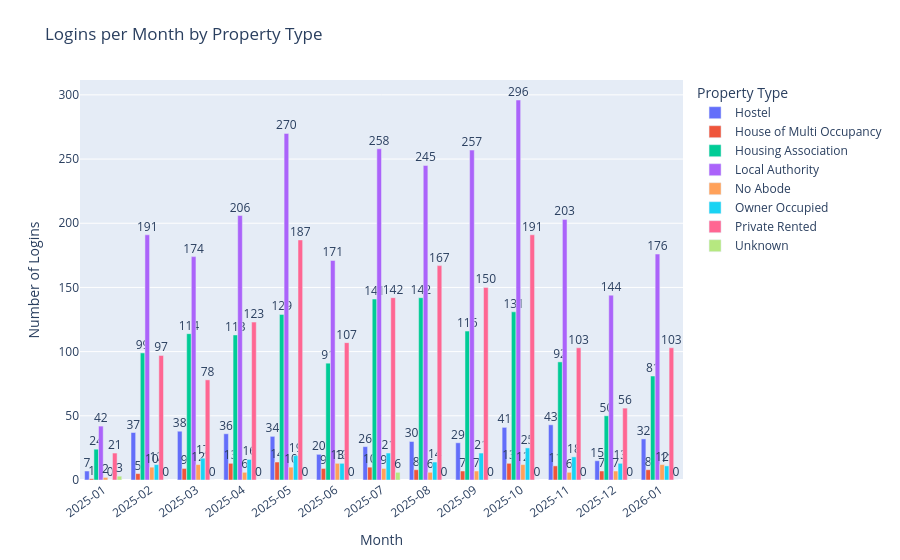

Notebook code cell kept with this figure:
### Code cell
import pandas as pd
import plotly.express as px

def parse_mixed_timestamp(series: pd.Series) -> pd.Series:
    s = series.astype(str).str.strip()
    dt = pd.to_datetime(s, format="%Y-%m-%d %H:%M:%S", errors="coerce")
    dt = dt.fillna(pd.to_datetime(s, format="%m/%d/%Y %H:%M:%S", errors="coerce"))
    return dt

# -----------------------
# CONFIG
# -----------------------
ID_COL = "Username"
LOGIN_TS_COL = "Timestamp"
PROPERTY_COL = "Property Type"   # <- make sure this matches registration_df.columns

# -----------------------
# 1) Prepare + parse logins
# -----------------------
log = login_df.copy()
log["Timestamp_Parsed"] = parse_mixed_timestamp(log[LOGIN_TS_COL])
log = log.dropna(subset=["Timestamp_Parsed"])

log["Month"] = log["Timestamp_Parsed"].dt.to_period("M").astype(str)

# -----------------------
# 2) Join Property Type from registration onto logins
# -----------------------
reg = registration_df.copy()

reg_lookup = (
    reg[[ID_COL, PROPERTY_COL]]
    .dropna(subset=[ID_COL])
    .drop_duplicates(subset=[ID_COL], keep="last")
)

log = log.merge(reg_lookup, on=ID_COL, how="left")
log[PROPERTY_COL] = log[PROPERTY_COL].fillna("Unknown")

# -----------------------
# 3) Count logins per month by property type
# -----------------------
counts = (
    log.groupby(["Month", PROPERTY_COL])
       .size()
       .reset_index(name="Login Count")
)

# sort months chronologically + show all months
counts["Month_dt"] = pd.to_datetime(counts["Month"] + "-01")
counts = counts.sort_values("Month_dt").drop(columns=["Month_dt"])

month_order = counts["Month"].drop_duplicates().tolist()
property_order = sorted(log[PROPERTY_COL].dropna().unique().tolist())

# optional: include 0s for missing month/property combos
full_index = pd.MultiIndex.from_product([month_order, property_order], names=["Month", PROPERTY_COL])
counts = (
    counts.set_index(["Month", PROPERTY_COL])
          .reindex(full_index, fill_value=0)
          .reset_index()
)

# -----------------------
# 4) Plot
# -----------------------
fig = px.bar(
    counts,
    x="Month",
    y="Login Count",
    color=PROPERTY_COL,
    barmode="group",
    text="Login Count",
    title="Logins per Month by Property Type",
    labels={"Month": "Month", "Login Count": "Number of Logins", PROPERTY_COL: "Property Type"},
    category_orders={"Month": month_order, PROPERTY_COL: property_order},
)

fig.update_traces(textposition="outside", texttemplate="%{text}", cliponaxis=False)

fig.update_layout(
    xaxis=dict(
        type="category",
        tickmode="array",
        tickvals=month_order,
        ticktext=month_order,
        tickangle=-35,
    ),
    uniformtext_minsize=10,
    uniformtext_mode="show",
    margin=dict(t=80),
)

fig.show()

### Figure 1 — Plotly figure (JSON) as saved in the notebook; plotly's stock layout.template omitted (floating-point values rounded to 4 significant figures)
{"data": [{"alignmentgroup": "True", "cliponaxis": false, "hovertemplate": "Property Type=Hostel<br>Month=%{x}<br>Number of Logins=%{text}<extra></extra>", "legendgroup": "Hostel", "marker": {"color": "#636efa", "pattern": {"shape": ""}}, "name": "Hostel", "offsetgroup": "Hostel", "orientation": "v", "showlegend": true, "text": [7.0, 37.0, 38.0, 36.0, 34.0, 20.0, 26.0, 30.0, 29.0, 41.0, 43.0, 15.0, 32.0], "textposition": "outside", "texttemplate": "%{text}", "type": "bar", "x": ["2025-01", "2025-02", "2025-03", "2025-04", "2025-05", "2025-06", "2025-07", "2025-08", "2025-09", "2025-10", "2025-11", "2025-12", "2026-01"], "xaxis": "x", "y": [7, 37, 38, 36, 34, 20, 26, 30, 29, 41, 43, 15, 32], "yaxis": "y"}, {"alignmentgroup": "True", "cliponaxis": false, "hovertemplate": "Property Type=House of Multi Occupancy<br>Month=%{x}<br>Number of Logins=%{text}<extra></extra>", "legendgroup": "House of Multi Occupancy", "marker": {"color": "#EF553B", "pattern": {"shape": ""}}, "name": "House of Multi Occupancy", "offsetgroup": "House of Multi Occupancy", "orientation": "v", "showlegend": true, "text": [1.0, 5.0, 9.0, 13.0, 14.0, 9.0, 10.0, 8.0, 7.0, 13.0, 11.0, 7.0, 8.0], "textposition": "outside", "texttemplate": "%{text}", "type": "bar", "x": ["2025-01", "2025-02", "2025-03", "2025-04", "2025-05", "2025-06", "2025-07", "2025-08", "2025-09", "2025-10", "2025-11", "2025-12", "2026-01"], "xaxis": "x", "y": [1, 5, 9, 13, 14, 9, 10, 8, 7, 13, 11, 7, 8], "yaxis": "y"}, {"alignmentgroup": "True", "cliponaxis": false, "hovertemplate": "Property Type=Housing Association<br>Month=%{x}<br>Number of Logins=%{text}<extra></extra>", "legendgroup": "Housing Association", "marker": {"color": "#00cc96", "pattern": {"shape": ""}}, "name": "Housing Association", "offsetgroup": "Housing Association", "orientation": "v", "showlegend": true, "text": [24.0, 99.0, 114.0, 113.0, 129.0, 91.0, 141.0, 142.0, 116.0, 131.0, 92.0, 50.0, 81.0], "textposition": "outside", "texttemplate": "%{text}", "type": "bar", "x": ["2025-01", "2025-02", "2025-03", "2025-04", "2025-05", "2025-06", "2025-07", "2025-08", "2025-09", "2025-10", "2025-11", "2025-12", "2026-01"], "xaxis": "x", "y": [24, 99, 114, 113, 129, 91, 141, 142, 116, 131, 92, 50, 81], "yaxis": "y"}, {"alignmentgroup": "True", "cliponaxis": false, "hovertemplate": "Property Type=Local Authority<br>Month=%{x}<br>Number of Logins=%{text}<extra></extra>", "legendgroup": "Local Authority", "marker": {"color": "#ab63fa", "pattern": {"shape": ""}}, "name": "Local Authority", "offsetgroup": "Local Authority", "orientation": "v", "showlegend": true, "text": [42.0, 191.0, 174.0, 206.0, 270.0, 171.0, 258.0, 245.0, 257.0, 296.0, 203.0, 144.0, 176.0], "textposition": "outside", "texttemplate": "%{text}", "type": "bar", "x": ["2025-01", "2025-02", "2025-03", "2025-04", "2025-05", "2025-06", "2025-07", "2025-08", "2025-09", "2025-10", "2025-11", "2025-12", "2026-01"], "xaxis": "x", "y": [42, 191, 174, 206, 270, 171, 258, 245, 257, 296, 203, 144, 176], "yaxis": "y"}, {"alignmentgroup": "True", "cliponaxis": false, "hovertemplate": "Property Type=No Abode<br>Month=%{x}<br>Number of Logins=%{text}<extra></extra>", "legendgroup": "No Abode", "marker": {"color": "#FFA15A", "pattern": {"shape": ""}}, "name": "No Abode", "offsetgroup": "No Abode", "orientation": "v", "showlegend": true, "text": [2.0, 10.0, 12.0, 6.0, 10.0, 13.0, 9.0, 6.0, 7.0, 12.0, 6.0, 7.0, 12.0], "textposition": "outside", "texttemplate": "%{text}", "type": "bar", "x": ["2025-01", "2025-02", "2025-03", "2025-04", "2025-05", "2025-06", "2025-07", "2025-08", "2025-09", "2025-10", "2025-11", "2025-12", "2026-01"], "xaxis": "x", "y": [2, 10, 12, 6, 10, 13, 9, 6, 7, 12, 6, 7, 12], "yaxis": "y"}, {"alignmentgroup": "True", "cliponaxis": false, "hovertemplate": "Property Type=Owner Occupied<br>Month=%{x}<br>Number of Logins=%{text}<extra></extra>", "legendgroup": "Owner Occupied", "marker": {"color": "#19d3f3", "pattern": {"shape": ""}}, "name": "Owner Occupied", "offsetgroup": "Owner Occupied", "orientation": "v", "showlegend": true, "text": [0.0, 12.0, 17.0, 16.0, 19.0, 13.0, 21.0, 14.0, 21.0, 25.0, 18.0, 13.0, 11.0], "textposition": "outside", "texttemplate": "%{text}", "type": "bar", "x": ["2025-01", "2025-02", "2025-03", "2025-04", "2025-05", "2025-06", "2025-07", "2025-08", "2025-09", "2025-10", "2025-11", "2025-12", "2026-01"], "xaxis": "x", "y": [0, 12, 17, 16, 19, 13, 21, 14, 21, 25, 18, 13, 11], "yaxis": "y"}, {"alignmentgroup": "True", "cliponaxis": false, "hovertemplate": "Property Type=Private Rented<br>Month=%{x}<br>Number of Logins=%{text}<extra></extra>", "legendgroup": "Private Rented", "marker": {"color": "#FF6692", "pattern": {"shape": ""}}, "name": "Private Rented", "offsetgroup": "Private Rented", "orientation": "v", "showlegend": true, "text": [21.0, 97.0, 78.0, 123.0, 187.0, 107.0, 142.0, 167.0, 150.0, 191.0, 103.0, 56.0, 103.0], "textposition": "outside", "texttemplate": "%{text}", "type": "bar", "x": ["2025-01", "2025-02", "2025-03", "2025-04", "2025-05", "2025-06", "2025-07", "2025-08", "2025-09", "2025-10", "2025-11", "2025-12", "2026-01"], "xaxis": "x", "y": [21, 97, 78, 123, 187, 107, 142, 167, 150, 191, 103, 56, 103], "yaxis": "y"}, {"alignmentgroup": "True", "cliponaxis": false, "hovertemplate": "Property Type=Unknown<br>Month=%{x}<br>Number of Logins=%{text}<extra></extra>", "legendgroup": "Unknown", "marker": {"color": "#B6E880", "pattern": {"shape": ""}}, "name": "Unknown", "offsetgroup": "Unknown", "orientation": "v", "showlegend": true, "text": [3.0, 0.0, 0.0, 0.0, 0.0, 0.0, 6.0, 0.0, 0.0, 0.0, 0.0, 0.0, 0.0], "textposition": "outside", "texttemplate": "%{text}", "type": "bar", "x": ["2025-01", "2025-02", "2025-03", "2025-04", "2025-05", "2025-06", "2025-07", "2025-08", "2025-09", "2025-10", "2025-11", "2025-12", "2026-01"], "xaxis": "x", "y": [3, 0, 0, 0, 0, 0, 6, 0, 0, 0, 0, 0, 0], "yaxis": "y"}], "layout": {"barmode": "group", "legend": {"title": {"text": "Property Type"}, "tracegroupgap": 0}, "margin": {"t": 80}, "title": {"text": "Logins per Month by Property Type"}, "uniformtext": {"minsize": 10, "mode": "show"}, "xaxis": {"anchor": "y", "categoryarray": ["2025-01", "2025-02", "2025-03", "2025-04", "2025-05", "2025-06", "2025-07", "2025-08", "2025-09", "2025-10", "2025-11", "2025-12", "2026-01"], "categoryorder": "array", "domain": [0, 1], "tickangle": -35, "tickmode": "array", "ticktext": ["2025-01", "2025-02", "2025-03", "2025-04", "2025-05", "2025-06", "2025-07", "2025-08", "2025-09", "2025-10", "2025-11", "2025-12", "2026-01"], "tickvals": ["2025-01", "2025-02", "2025-03", "2025-04", "2025-05", "2025-06", "2025-07", "2025-08", "2025-09", "2025-10", "2025-11", "2025-12", "2026-01"], "title": {"text": "Month"}, "type": "category"}, "yaxis": {"anchor": "x", "domain": [0, 1], "title": {"text": "Number of Logins"}}}}
